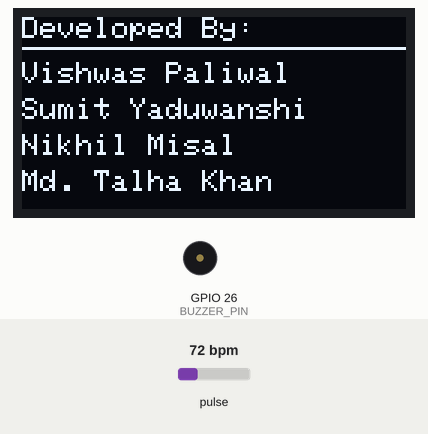
The sketch below on a simulated ESP32. Shown: 128×64 one-colour display, buzzer (waves = sounding, pin HIGH). The test bench sets the inputs (shaded band); at power-on: pulse 72 bpm. WiFi joins after 1.5 s; servers stay silent unless stated.

Above: at 0.1 s.
At 4.1 s:
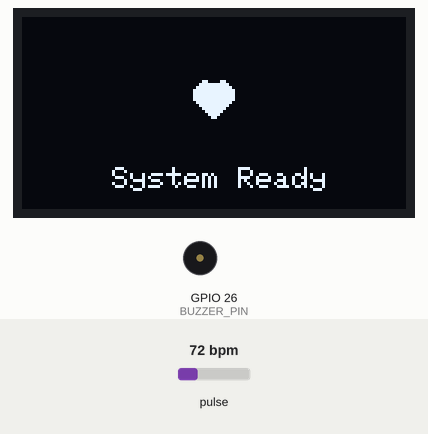
At 8.2 s:
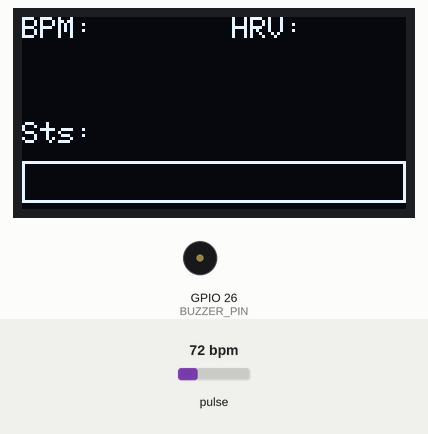
At 39.81 s:
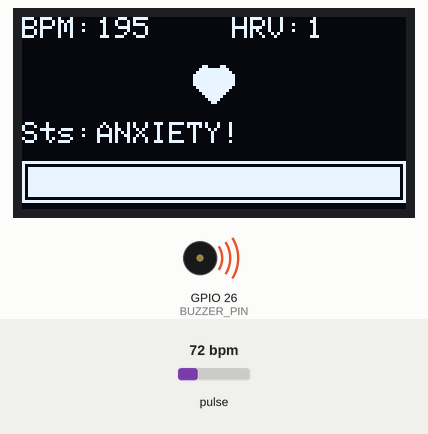
Timing chart, 0 to 40.0 s (numbered marks = the images above):
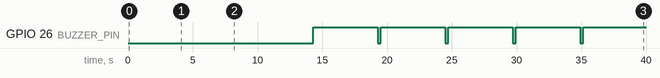

Measured:
- by itself, GPIO 26 (BUZZER_PIN): alternates HIGH for 5.0 s and LOW for 0.21 s

The sketch:

hrvMinorFinal.ino
```cpp
/*
 * FINAL STABLE ANXIETY MONITOR (Anti-Flicker Edition)
 * Developers: Vishwas Paliwal, Sumit Yaduwanshi, Nikhil Misal, Md. Talha Khan
 */

#define BLYNK_TEMPLATE_ID "[TEMPLATE]"
#define BLYNK_TEMPLATE_NAME "HRV Anxiety Monitor"
#define BLYNK_AUTH_TOKEN "[TOKEN]"
#define BLYNK_PRINT Serial

#include <Wire.h>
#include "MAX30105.h"
#include <WiFi.h>
#include <BlynkSimpleEsp32.h>
#include <Adafruit_GFX.h>
#include <Adafruit_SSD1306.h>

// WiFi Credentials
char ssid[] = "[HOTSPOT_NAME]";
char pass[] = "[HOTSPOT_PASS]";

// Hardware Pins
#define SDA_PIN 21
#define SCL_PIN 22
#define BUZZER_PIN 26

// OLED Configuration
#define SCREEN_WIDTH 128
#define SCREEN_HEIGHT 64
#define OLED_RESET -1
#define SCREEN_ADDRESS 0x3C
Adafruit_SSD1306 display(SCREEN_WIDTH, SCREEN_HEIGHT, &Wire, OLED_RESET);

// Virtual Pins
#define VPIN_HRV V0
#define VPIN_BPM V1
#define VPIN_STATUS V2
#define VPIN_CALIBRATE V3

// ========== BITMAPS ==========
const unsigned char PROGMEM heart_small[] = {
  0x00, 0x00, 0x00, 0x00, 0x06, 0x60, 0x0F, 0xF0, 0x1F, 0xF8, 0x3F, 0xFC, 0x3F, 0xFC, 0x3F, 0xFC,
  0x1F, 0xF8, 0x0F, 0xF0, 0x07, 0xE0, 0x03, 0xC0, 0x01, 0x80, 0x00, 0x00, 0x00, 0x00, 0x00, 0x00
};

const unsigned char PROGMEM heart_big[] = {
  0x00, 0x00, 0x0C, 0x30, 0x1F, 0xF8, 0x3F, 0xFC, 0x7F, 0xFE, 0x7F, 0xFE, 0x7F, 0xFE, 0x7F, 0xFE,
  0x3F, 0xFC, 0x1F, 0xF8, 0x0F, 0xF0, 0x07, 0xE0, 0x03, 0xC0, 0x01, 0x80, 0x00, 0x00, 0x00, 0x00
};

// ========== GLOBAL VARIABLES ==========
MAX30105 particleSensor;

const int MIN_IBI_MS = 300;
const int MAX_IBI_MS = 2000;
const float DEFAULT_ANXIETY_THRESHOLD = 20.0;
const int SAMPLE_SIZE = 20;
const int FINGER_THRESHOLD = 10000;
const int BEAT_TRIGGER = 12000;

long lastBeatTime = 0;
long irValue = 0;
float ibiHistory[SAMPLE_SIZE];
int bufferIndex = 0;
int validBeatsCount = 0;

// Calibration & Stats
bool isCalibrating = false;
float calibrationSum = 0;
int calibrationSamples = 0;
float personalBaseline = 0;

// Buzzer State
bool buzzerActive = false;
unsigned long buzzerStartTime = 0;
const unsigned long BUZZER_DURATION = 5000;

// Display State Tracking (To prevent flicker)
float lastDisplayedBPM = -1;
float lastDisplayedHRV = -1;
String lastDisplayedStatus = "";
unsigned long beatVisualTimer = 0;
bool isBigHeartVisible = false;

// ========== FUNCTIONS ==========

void showCredits() {
  display.clearDisplay();
  display.setTextSize(1);
  display.setTextColor(SSD1306_WHITE);
  display.setCursor(0, 0);
  display.println(F("Developed By:"));
  display.drawLine(0, 10, 128, 10, SSD1306_WHITE);
  display.setCursor(0, 15); display.println(F("Vishwas Paliwal"));
  display.setCursor(0, 27); display.println(F("Sumit Yaduwanshi"));
  display.setCursor(0, 39); display.println(F("Nikhil Misal"));
  display.setCursor(0, 51); display.println(F("Md. Talha Khan"));
  display.display();
  delay(4000);
}

void playBootAnimation() {
  display.clearDisplay();
  display.setTextSize(1);
  display.setCursor(30, 50);
  display.print(F("System Ready"));
  for(int i=0; i<5; i++) {
    display.fillRect(56, 20, 16, 16, SSD1306_BLACK);
    display.drawBitmap(56, 20, heart_big, 16, 16, 1);
    display.display();
    delay(200);
    display.fillRect(56, 20, 16, 16, SSD1306_BLACK);
    display.drawBitmap(56, 20, heart_small, 16, 16, 1);
    display.display();
    delay(200);
  }
}

float calculateRMSSD() {
  if (validBeatsCount < SAMPLE_SIZE) return 0;
  float sumSquaredDiffs = 0;
  for (int i = 0; i < SAMPLE_SIZE - 1; i++) {
    int currIdx = (bufferIndex + i) % SAMPLE_SIZE;
    int nextIdx = (bufferIndex + i + 1) % SAMPLE_SIZE;
    float diff = ibiHistory[currIdx] - ibiHistory[nextIdx];
    sumSquaredDiffs += (diff * diff);
  }
  return sqrt(sumSquaredDiffs / (SAMPLE_SIZE - 1));
}

// Optimized Display Update (No Flicker)
void drawStaticInterface() {
  display.clearDisplay();
  display.setTextSize(1);
  display.setTextColor(SSD1306_WHITE);
  display.setCursor(0, 0); display.print("BPM:");
  display.setCursor(70, 0); display.print("HRV:");
  display.setCursor(0, 35); display.print("Sts:");

  // Frame for Anxiety Bar
  display.drawRect(0, 48, 128, 14, SSD1306_WHITE);
  display.display();
}

void updateDisplayData(float bpm, float hrv, String statusMsg, float anxietyPercent) {
  // Only update BPM if changed
  if (abs(bpm - lastDisplayedBPM) > 1.0) {
    display.fillRect(25, 0, 40, 10, SSD1306_BLACK); // Clear old number only
    display.setCursor(25, 0);
    display.print(bpm, 0);
    lastDisplayedBPM = bpm;
  }

  // Only update HRV if changed
  if (abs(hrv - lastDisplayedHRV) > 1.0) {
    display.fillRect(95, 0, 30, 10, SSD1306_BLACK); // Clear old number only
    display.setCursor(95, 0);
    display.print(hrv, 0);
    lastDisplayedHRV = hrv;
  }

  // Only update Status if changed
  if (!statusMsg.equals(lastDisplayedStatus)) {
    display.fillRect(25, 35, 100, 10, SSD1306_BLACK); // Clear old text
    display.setCursor(25, 35);
    display.print(statusMsg);
    lastDisplayedStatus = statusMsg;
  }

  // Update Anxiety Bar (Always refresh this to be safe, or check diff)
  int barWidth = map(constrain(anxietyPercent, 0, 100), 0, 100, 0, 124);
  display.fillRect(2, 50, 124, 10, SSD1306_BLACK); // Clear internal bar
  if(barWidth > 0) {
    display.fillRect(2, 50, barWidth, 10, SSD1306_WHITE);
  }

  display.display();
}

// Separate Function for Heart Animation (Fast Refresh)
void updateHeartAnimation(bool big) {
  if (big == isBigHeartVisible) return; // No change needed

  // Clear heart area only
  display.fillRect(56, 15, 16, 16, SSD1306_BLACK);

  if (big) {
    display.drawBitmap(56, 15, heart_big, 16, 16, 1);
  } else {
    display.drawBitmap(56, 15, heart_small, 16, 16, 1);
  }

  display.display();
  isBigHeartVisible = big;
}

void handleBuzzer() {
  if (buzzerActive) {
    if (millis() - buzzerStartTime >= BUZZER_DURATION) {
      digitalWrite(BUZZER_PIN, LOW);
      buzzerActive = false;
    }
  }
}

void triggerAlarm() {
  if (!buzzerActive) {
    digitalWrite(BUZZER_PIN, HIGH);
    buzzerStartTime = millis();
    buzzerActive = true;
  }
}

BLYNK_WRITE(VPIN_CALIBRATE) {
  if (param.asInt() == 1) {
    isCalibrating = true;
    calibrationSum = 0;
    calibrationSamples = 0;
    Blynk.virtualWrite(VPIN_STATUS, "Calibrating...");
  }
}

// ========== SETUP ==========
void setup() {
  Serial.begin(115200);
  pinMode(BUZZER_PIN, OUTPUT);
  digitalWrite(BUZZER_PIN, LOW);
  Wire.begin(SDA_PIN, SCL_PIN);

  if(!display.begin(SSD1306_SWITCHCAPVCC, SCREEN_ADDRESS)) {
    Serial.println(F("SSD1306 failed"));
    for(;;);
  }

  showCredits();
  playBootAnimation();

  // WiFi Connection Screen
  display.clearDisplay();
  display.setCursor(0, 20);
  display.print("Connecting WiFi...");
  display.display();

  Blynk.begin(BLYNK_AUTH_TOKEN, ssid, pass);

  if (!particleSensor.begin(Wire, I2C_SPEED_FAST)) {
    display.clearDisplay();
    display.setCursor(0,0);
    display.print("Sensor Error!");
    display.display();
    while (1);
  }

  particleSensor.setup(60, 4, 2, 400, 411, 4096);
  particleSensor.setPulseAmplitudeRed(0x0A);
  particleSensor.setPulseAmplitudeIR(0x1F);

  // Draw Static Interface once
  drawStaticInterface();
  updateHeartAnimation(false);
}

// ========== MAIN LOOP ==========
void loop() {
  Blynk.run();
  handleBuzzer();

  irValue = particleSensor.getIR();

  // --- NO FINGER ---
  if (irValue < FINGER_THRESHOLD) {
    if (validBeatsCount > 0) {
      validBeatsCount = 0;
      bufferIndex = 0;

      // Reset Display
      drawStaticInterface();
      updateDisplayData(0, 0, "No Finger", 0);
      updateHeartAnimation(false);

      Blynk.virtualWrite(VPIN_STATUS, "No Finger");
      digitalWrite(BUZZER_PIN, LOW);
      buzzerActive = false;
    }
    return;
  }

  // --- BEAT DETECTION ---
  long currentTime = millis();
  long timeSinceLastBeat = currentTime - lastBeatTime;

  // Animation Logic: Shrink heart if time passed
  if (isBigHeartVisible && (currentTime - beatVisualTimer > 150)) {
      updateHeartAnimation(false); // Make heart small again
  }

  if (irValue > BEAT_TRIGGER && timeSinceLastBeat > MIN_IBI_MS) {
     if (timeSinceLastBeat < MAX_IBI_MS) {

        // ** Beat Detected **
        beatVisualTimer = millis();
        updateHeartAnimation(true); // Make heart big immediately

        float currentIBI = (float)timeSinceLastBeat;
        float currentBPM = 60000.0 / currentIBI;

        ibiHistory[bufferIndex] = currentIBI;
        bufferIndex = (bufferIndex + 1) % SAMPLE_SIZE;
        if (validBeatsCount < SAMPLE_SIZE) validBeatsCount++;

        Blynk.virtualWrite(VPIN_BPM, currentBPM);

        float anxietyPercentage = 0;
        float rmssd = 0;
        String statusText = "Reading...";

        if (validBeatsCount >= SAMPLE_SIZE) {
          rmssd = calculateRMSSD();
          Blynk.virtualWrite(VPIN_HRV, rmssd);
          anxietyPercentage = map(constrain(rmssd, 10, 100), 10, 100, 100, 0);

          if (isCalibrating) {
             calibrationSum += rmssd;
             calibrationSamples++;
             statusText = "Calib..";
             if (calibrationSamples >= 20) {
                personalBaseline = calibrationSum / 20.0;
                isCalibrating = false;
             }
          }
          else {
             float threshold = (personalBaseline > 0) ? personalBaseline : DEFAULT_ANXIETY_THRESHOLD;
             if (rmssd < threshold) {
                statusText = "ANXIETY!";
                triggerAlarm();
                Blynk.virtualWrite(VPIN_STATUS, "Stress!");
             } else {
                statusText = "Relaxed";
                Blynk.virtualWrite(VPIN_STATUS, "Relaxed");
             }
          }
        } else {
           anxietyPercentage = (validBeatsCount * 100) / SAMPLE_SIZE;
           statusText = "Analyzing";
        }

        // Update Numbers (Only happens on beat)
        updateDisplayData(currentBPM, rmssd, statusText, anxietyPercentage);
     }
     lastBeatTime = currentTime;
  }
}
```
